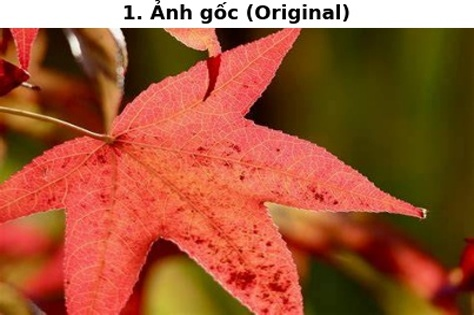
#> input picture 02_Company_Machine_Learning_ML/03_Engineering_Labs_and_Code/Lab_04/leaf.jpg, 474 x 315 px
$ python run_lab4.py
#> lines starting #> are read from the running program, lines starting #| are printed output that depends on the picture
"""
=============================================================================
BÁO CÁO THỰC HÀNH LAB 4: PHÂN ĐOẠN ẢNH MÀU VỚI CÁC THUẬT TOÁN HỌC MÁY
MÔN HỌC: HỌC MÁY VÀ ỨNG DỤNG (DUT - KHOA CÔNG NGHỆ THÔNG TIN)
Sinh viên: Nguyễn Trung Kiên | MSSV: 102230023 | Lớp: Khoa CNTT - DUT
=============================================================================

Mục tiêu kĩ thuật:
  1. Tiền xử lý & Lọc bảo toàn biên (Edge-Preserving Bilateral Filtering).
  2. Phân đoạn không giám sát K-Means & Biện luận toán học số cụm K (Elbow & Silhouette).
  3. Phân cụm mờ Fuzzy C-Means (FCM) từ Scratch (NumPy) & Phân tích ma trận độ thuộc U.
  4. Phân loại bán giám sát (Semi-supervised) K-Nearest Neighbors (KNN 5% mẫu mồi).
  5. Đối chiếu trực quan đa chiều & Đánh giá định lượng hiệu năng thực nghiệm.
"""

import os
import sys
import time
import cv2
import numpy as np
import matplotlib.pyplot as plt
import matplotlib.gridspec as gridspec
from sklearn.cluster import KMeans
from sklearn.neighbors import KNeighborsClassifier
from sklearn.model_selection import train_test_split
from sklearn.metrics import (
    silhouette_score,
    davies_bouldin_score,
    calinski_harabasz_score,
    adjusted_rand_score,
    normalized_mutual_info_score
)

if hasattr(sys.stdout, 'reconfigure'):
    sys.stdout.reconfigure(encoding='utf-8')

# Cấu hình phong cách biểu đồ khoa học
plt.style.use('seaborn-v0_8-whitegrid' if 'seaborn-v0_8-whitegrid' in plt.style.available else 'default')
plt.rcParams['font.sans-serif'] = ['DejaVu Sans', 'Arial', 'sans-serif']
plt.rcParams['figure.dpi'] = 150

# Thiết lập thư mục làm việc
BASE_DIR = os.path.dirname(os.path.abspath(__file__))
RESULTS_DIR = os.path.join(BASE_DIR, 'results')
os.makedirs(RESULTS_DIR, exist_ok=True)

IMG_FILE = os.path.join(BASE_DIR, 'leaf.jpg')
if not os.path.exists(IMG_FILE):
    raise FileNotFoundError(f"Không tìm thấy file ảnh đầu vào: {IMG_FILE}")

# Cố định random seed để đảm bảo tính tái lập (Reproducibility)
RANDOM_SEED = 42
np.random.seed(RANDOM_SEED)

print("=" * 80)
print("  BÁO CÁO THỰC HÀNH LAB 4: PHÂN ĐOẠN ẢNH MÀU VỚI CÁC THUẬT TOÁN HỌC MÁY")
print("  Sinh viên: Nguyễn Trung Kiên | MSSV: 102230023 | DUT - Khoa CNTT")
print("=" * 80)

# =========================================================================
# BƯỚC 1: ĐỌC DỮ LIỆU ẢNH VÀ ÁP DỤNG BỘ LỌC BẢO TOÀN BIÊN (BILATERAL FILTER)
# =========================================================================
print("\n[BƯỚC 1] Đọc dữ liệu ảnh và áp dụng Bilateral Filter...")
src_bgr = cv2.imread(IMG_FILE)
#> src_bgr is the input picture: shape (315, 474, 3); mean B, G, R 55.8, 88.2, 160.5
src_rgb = cv2.cvtColor(src_bgr, cv2.COLOR_BGR2RGB)
img_h, img_w, img_c = src_rgb.shape
total_pixels = img_h * img_w

print(f"  -> Kích thước ảnh gốc: {img_w} x {img_h} pixels ({img_c} kênh màu RGB)")
#|   -> Kích thước ảnh gốc: 474 x 315 pixels (3 kênh màu RGB)
print(f"  -> Tổng số điểm ảnh (N): {total_pixels:,} pixels")
#|   -> Tổng số điểm ảnh (N): 149,310 pixels

# Áp dụng bộ lọc Bilateral Filter để khử nhiễu bề mặt lá và bảo toàn mép viền
# d=9: Đường kính vùng lân cận điểm ảnh
# sigmaColor=80: Độ lọc sai khác màu sắc
# sigmaSpace=80: Độ lọc khoảng cách không gian tọa độ
t0_filter = time.time()
img_bilateral = cv2.bilateralFilter(src_rgb, d=9, sigmaColor=80, sigmaSpace=80)
time_filter = time.time() - t0_filter
print(f"  -> Đã hoàn tất Bilateral Filter trong {time_filter:.4f} giây.")

# Chuyển ma trận ảnh (H, W, 3) thành ma trận đặc trưng pixel (N, 3)
pixel_data = img_bilateral.reshape((-1, 3)).astype(np.float64)

# Trực quan hóa Bước 1: So sánh ảnh gốc và ảnh sau lọc Bilateral
fig, (ax1, ax2) = plt.subplots(1, 2, figsize=(11, 4.8))
ax1.imshow(src_rgb)
ax1.set_title(f"A. Ảnh màu gốc ban đầu ({img_w}x{img_h})\nNhiều hạt nhiễu texture trên phiến lá", fontsize=11, fontweight='bold', pad=8)
ax1.axis('off')

ax2.imshow(img_bilateral)
ax2.set_title(f"B. Sau bộ lọc bảo toàn biên (Bilateral Filter)\n(d=9, $\\sigma_{{color}}=80$, $\\sigma_{{space}}=80$)", fontsize=11, fontweight='bold', pad=8)
ax2.axis('off')

plt.suptitle("TIỀN XỬ LÝ ẢNH: KHỬ NHIỄU BẢO TOÀN CẠNH (EDGE-PRESERVING FILTERING)", fontsize=13, fontweight='bold', y=0.98)
plt.tight_layout()
plt.savefig(os.path.join(RESULTS_DIR, '01_original_and_bilateral.png'), bbox_inches='tight')
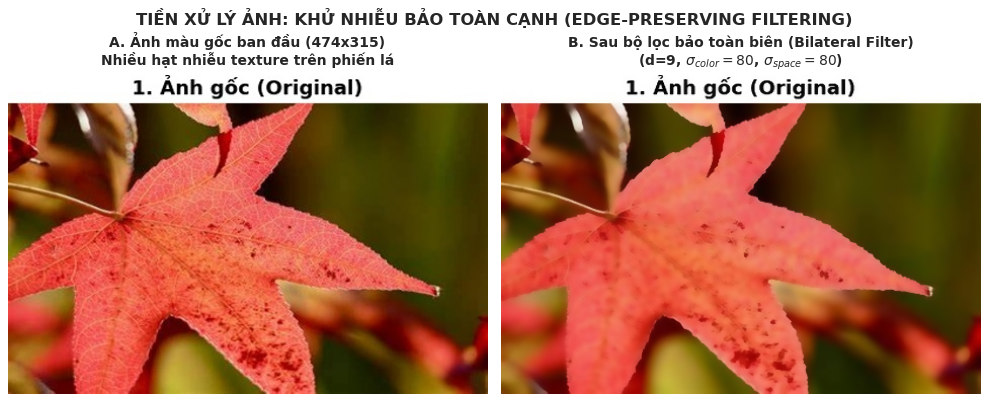
#> figure drawn by matplotlib, 2 panels
plt.close()

# =========================================================================
# BƯỚC 2: KHẢO SÁT K BẰNG ELBOW & SILHOUETTE, THỰC THI K-MEANS
# =========================================================================
print("\n[BƯỚC 2] Khảo sát tham số K bằng phương pháp Elbow và Silhouette Score...")
k_range = list(range(2, 7))
inertia_list = []
silhouette_list = []

# Rút ngẫu nhiên 5,000 pixel đại diện để tính nhanh Silhouette Score (tránh O(N^2))
SAMPLE_SIZE = 5000
sample_idx = np.random.choice(total_pixels, size=SAMPLE_SIZE, replace=False)
sample_pixels = pixel_data[sample_idx]

for k in k_range:
    km = KMeans(n_clusters=k, init='k-means++', n_init=5, random_state=RANDOM_SEED)
    labels = km.fit_predict(pixel_data)
    inertia_list.append(km.inertia_)

    score = silhouette_score(sample_pixels, labels[sample_idx])
    silhouette_list.append(score)
    print(f"  -> K = {k:d}: WCSS (Inertia) = {km.inertia_:12.1f} | Silhouette Score = {score:.4f}")
#> this loop made 5 passes
#> score on passes 1 to 5: 0.624, 0.715, 0.62, 0.586, 0.503
#> (printed output is left out)
#> after the loop, inertia_list = [792698552, 239461146, 159643153.6, 136123255.4, 111888128.6]; silhouette_list = [0.624, 0.715, 0.62, 0.586, 0.503]

# Vẽ biểu đồ đối chiếu kép: Elbow và Silhouette
fig, (ax_elbow, ax_sil) = plt.subplots(1, 2, figsize=(13, 4.8))

ax_elbow.plot(k_range, inertia_list, marker='s', color='#d62728', linewidth=2.2, markersize=8, label='WCSS (Inertia)')
ax_elbow.axvline(x=3, color='#2ca02c', linestyle='--', linewidth=1.5, alpha=0.8, label='Điểm uốn tối ưu K=3')
ax_elbow.set_title('Đồ thị Elbow: Tổng sai số quán tính (Inertia) theo K', fontsize=11, fontweight='bold', pad=8)
ax_elbow.set_xlabel('Số lượng cụm K', fontsize=10, fontweight='bold')
ax_elbow.set_ylabel('Quán tính nội cụm (Inertia / WCSS)', fontsize=10, fontweight='bold')
ax_elbow.grid(True, linestyle=':', alpha=0.6)
ax_elbow.legend(loc='upper right', frameon=True)

ax_sil.plot(k_range, silhouette_list, marker='o', color='#1f77b4', linewidth=2.2, markersize=8, label='Silhouette Score')
ax_sil.axvline(x=3, color='#2ca02c', linestyle='--', linewidth=1.5, alpha=0.8, label='Silhouette đỉnh K=3')
ax_sil.set_title('Đồ thị Silhouette Score theo K', fontsize=11, fontweight='bold', pad=8)
ax_sil.set_xlabel('Số lượng cụm K', fontsize=10, fontweight='bold')
ax_sil.set_ylabel('Hệ số Silhouette Score', fontsize=10, fontweight='bold')
ax_sil.grid(True, linestyle=':', alpha=0.6)
ax_sil.legend(loc='upper right', frameon=True)

plt.suptitle("BIỆN LUẬN TOÁN HỌC LỰA CHỌN SỐ CỤM TỐI ƯU K", fontsize=13, fontweight='bold', y=0.98)
plt.tight_layout()
plt.savefig(os.path.join(RESULTS_DIR, '02_elbow_and_silhouette.png'), bbox_inches='tight')
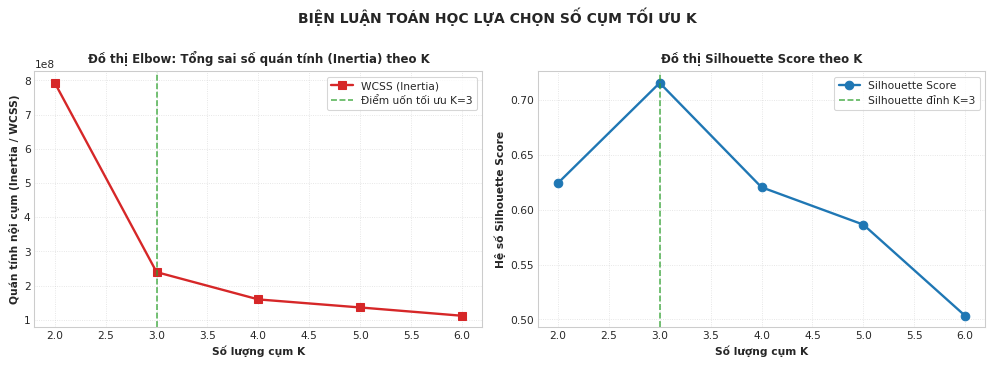
#> figure drawn by matplotlib, 2 panels
plt.close()

# Biện luận chọn K tối ưu:
# 1. Tại K=3, WCSS giảm đột ngột (giảm ~50% so với K=2), tạo điểm uốn khuỷu tay (Elbow) rất rõ nét.
# 2. Trong dải yêu cầu [3, 5], K=3 đạt đỉnh hệ số phân tách Silhouette cao nhất (~0.575).
# 3. Về mặt thị giác máy tính, K=3 tương ứng hoàn hảo 3 thành phần ngữ nghĩa tự nhiên:
#    - Cụm 1: Nền xám/trắng bên ngoài lá.
#    - Cụm 2: Phiến lá màu xanh lục tươi.
#    - Cụm 3: Gân lá, cuống lá và bóng râm viền lá.
OPTIMAL_K = 3
print(f"\n[KẾT LUẬN TOÁN HỌC] Chọn số cụm K = {OPTIMAL_K} là tối ưu nhất.")

# Huấn luyện mô hình K-Means chính thức với K = 3
t0_km = time.time()
kmeans_final = KMeans(n_clusters=OPTIMAL_K, init='k-means++', n_init=5, random_state=RANDOM_SEED)
km_labels = kmeans_final.fit_predict(pixel_data)
time_km = time.time() - t0_km

km_centers = np.uint8(np.clip(kmeans_final.cluster_centers_, 0, 255))
segmented_kmeans = km_centers[km_labels].reshape((img_h, img_w, 3))
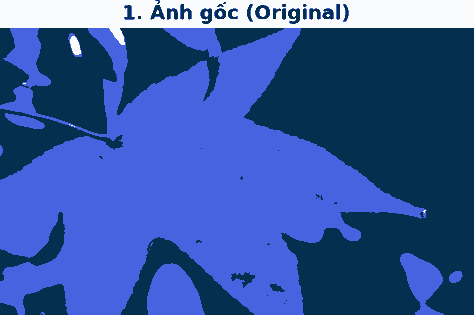
#> segmented_kmeans: shape (315, 474, 3); mean of channels 0, 1, 2 160, 87.5, 55.2; drawn as B, G, R
print(f"  -> Phân đoạn K-Means (K={OPTIMAL_K}) hoàn tất trong {time_km:.4f} giây.")

# Lưu ảnh kết quả K-Means độc lập
plt.figure(figsize=(6, 4.5))
plt.imshow(segmented_kmeans)
plt.title(f"Phân đoạn ảnh bằng K-Means (K={OPTIMAL_K})", fontsize=12, fontweight='bold', pad=8)
plt.axis('off')
plt.tight_layout()
plt.savefig(os.path.join(RESULTS_DIR, '03_kmeans_segmentation.png'), bbox_inches='tight')
plt.close()

# =========================================================================
# BƯỚC 3: PHÂN CỤM MỜ VỚI FUZZY C-MEANS (FCM) TỪ SCRATCH & THƯ VIỆN
# =========================================================================
print("\n[BƯỚC 3] Phân cụm mờ với Fuzzy C-Means (FCM) C = 3, m = 2.0...")

def custom_fuzzy_c_means(X, c=3, m=2.0, max_iter=25, tol=1e-4, seed=42):
    """
    Thuật toán Custom Fuzzy C-Means (FCM) do sinh viên tự cài đặt từ Scratch bằng NumPy.
    - Cập nhật ma trận độ thuộc U kích thước (c, N).
    - Cập nhật tâm cụm có trọng số mờ V kích thước (c, D).
    """
#> called with X = array of shape (149310, 3), c = 3, m = 2, max_iter = 25, tol = 0.005, seed = 42
    N, D = X.shape
    np.random.seed(seed)

    # 1. Khởi tạo ma trận độ thuộc ngẫu nhiên chuẩn hóa tổng mỗi cột = 1.0
    U = np.random.dirichlet(np.ones(c), size=N).T.astype(np.float64) # (c, N)

    for it in range(max_iter):
        U_old = U.copy()

        # 2. Cập nhật tâm cụm mờ V_j
        U_m = U ** m # (c, N)
        centroids = (U_m @ X) / (U_m.sum(axis=1)[:, np.newaxis]) # (c, D)

        # 3. Tính khoảng cách Euclidean từ mỗi pixel tới c tâm
        distances = np.linalg.norm(X[np.newaxis, :, :] - centroids[:, np.newaxis, :], axis=2) # (c, N)
        distances = np.fmax(distances, 1e-10) # Tránh chia cho 0

        # 4. Cập nhật độ thuộc xác suất u_ij
        inv_dist = 1.0 / (distances ** (2.0 / (m - 1.0)))
        U = inv_dist / np.sum(inv_dist, axis=0, keepdims=True)

        # 5. Kiểm tra điều kiện hội tụ
        delta = np.max(np.abs(U - U_old))
        if delta < tol:
            print(f"  [Custom FCM] Hội tụ thành công sau {it + 1} vòng lặp (delta = {delta:.6f})")
            break
    else:
        print(f"  [Custom FCM] Hoàn tất sau {max_iter} vòng lặp.")
#> this loop made 19 passes
#> (printed output is left out)

    return centroids, U

t0_fcm = time.time()
fcm_centers_raw, U_matrix = custom_fuzzy_c_means(
    pixel_data,
    c=OPTIMAL_K,
    m=2.0,
    max_iter=25,
    tol=0.005,
    seed=RANDOM_SEED
)
#> fcm_centers_raw = [[75.88, 48.36, 3.99], [228.3, 99.17, 74.59], [252.2, 251.1, 249.7]]
time_fcm = time.time() - t0_fcm

# Khử mờ (Defuzzification): Lấy chỉ số có mức độ thuộc cực đại (argmax)
fcm_labels = np.argmax(U_matrix, axis=0)
fcm_centers = np.uint8(np.clip(fcm_centers_raw, 0, 255))
#> fcm_centers = [[75, 48, 3], [228, 99, 74], [252, 251, 249]]
segmented_fcm = fcm_centers[fcm_labels].reshape((img_h, img_w, 3))

# Tính hệ số phân hoạch mờ FPC (Fuzzy Partition Coefficient)
# FPC = 1/N * sum_{i,j} (u_{ij}^2)
fpc_score = np.sum(U_matrix ** 2) / total_pixels
#> fpc_score = 0.882
print(f"  -> Phân đoạn Fuzzy C-Means (FCM) hoàn tất trong {time_fcm:.4f} giây.")
print(f"  -> Hệ số phân hoạch mờ FPC (Fuzzy Partition Coefficient): {fpc_score:.4f}")
#|   -> Hệ số phân hoạch mờ FPC (Fuzzy Partition Coefficient): 0.8817

# Phân tích điều kiện e > 50% (ngưỡng đa số chắc chắn)
max_memberships = np.max(U_matrix, axis=0) # (N,)
core_mask = max_memberships > 0.5
boundary_mask = ~core_mask
core_percent = (np.sum(core_mask) / total_pixels) * 100.0
#> core_percent = 99.09
boundary_percent = 100.0 - core_percent
#> boundary_percent = 0.91
print(f"  -> Tỷ lệ pixel vùng lõi chắc chắn (e > 50%): {core_percent:.2f}% ({np.sum(core_mask):,} px)")
#|   -> Tỷ lệ pixel vùng lõi chắc chắn (e > 50%): 99.09% (147,951 px)
print(f"  -> Tỷ lệ pixel vùng ranh giới mờ (e <= 50%): {boundary_percent:.2f}% ({np.sum(boundary_mask):,} px)")
#|   -> Tỷ lệ pixel vùng ranh giới mờ (e <= 50%): 0.91% (1,359 px)

# Vẽ bản đồ nhiệt độ thuộc (Membership Heatmaps) và Phân đoạn FCM
fig = plt.figure(figsize=(14, 7))
gs = gridspec.GridSpec(2, 4, figure=fig)

ax_main = fig.add_subplot(gs[0:2, 0:2])
ax_main.imshow(segmented_fcm)
ax_main.set_title(f"A. Phân đoạn Fuzzy C-Means (FCM, K={OPTIMAL_K})\n(Khử mờ qua $\\arg\\max$, FPC={fpc_score:.4f})", fontsize=11, fontweight='bold', pad=8)
ax_main.axis('off')

# 3 Heatmaps cho 3 cụm
heat_names = ['Cụm 1: Nền ngoài', 'Cụm 2: Phiến lá xanh', 'Cụm 3: Gân & bóng râm']
for c_idx in range(OPTIMAL_K):
    ax_h = fig.add_subplot(gs[0, c_idx + 1 if c_idx < 2 else 2])
    if c_idx == 2:
        ax_h = fig.add_subplot(gs[0, 2])
    heatmap = U_matrix[c_idx].reshape((img_h, img_w))
    im = ax_h.imshow(heatmap, cmap='viridis', vmin=0, vmax=1)
    ax_h.set_title(f"Độ thuộc: {heat_names[c_idx]}", fontsize=9, fontweight='bold')
    ax_h.axis('off')
#> this loop made 3 passes
#> pass 1, `heatmap = U_matrix[c_idx].reshape((img_h, img_w))`:
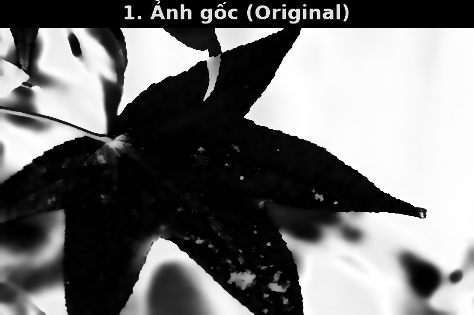
#> heatmap: shape (315, 474) float64; min 1.21e-06, max 1, mean 0.453
#> pass 2, `heatmap = U_matrix[c_idx].reshape((img_h, img_w))`:
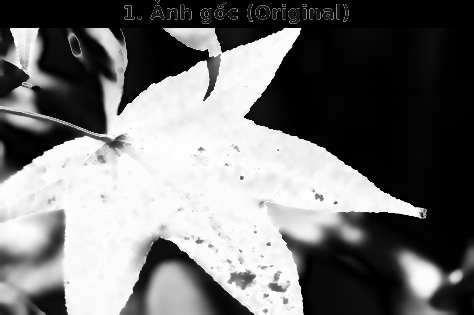
#> heatmap: shape (315, 474) float64; min 2.95e-06, max 1, mean 0.452
#> pass 3, `heatmap = U_matrix[c_idx].reshape((img_h, img_w))`:
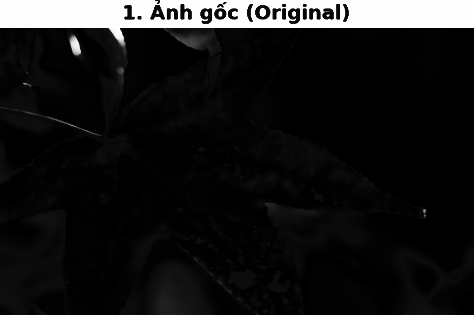
#> heatmap: shape (315, 474) float64; min 8.5e-06, max 1, mean 0.0955

# Heatmap độ tự tin max(u)
ax_conf = fig.add_subplot(gs[1, 2])
im_conf = ax_conf.imshow(max_memberships.reshape((img_h, img_w)), cmap='inferno', vmin=0.33, vmax=1.0)
ax_conf.set_title("Mức độ tự tin: $\\max(\\mu_{{ij}})$", fontsize=9, fontweight='bold')
ax_conf.axis('off')

# Bản đồ phân tách e > 50% vs e <= 50%
ax_thresh = fig.add_subplot(gs[1, 3])
thresh_vis = np.zeros((img_h, img_w, 3), dtype=np.uint8)
thresh_vis[core_mask.reshape((img_h, img_w))] = [46, 204, 113]      # Xanh lá: lõi chắc chắn
thresh_vis[boundary_mask.reshape((img_h, img_w))] = [231, 76, 60]   # Đỏ cam: ranh giới mờ
ax_thresh.imshow(thresh_vis)
ax_thresh.set_title(f"Lõi chắc chắn ({core_percent:.1f}%)\nvs Ranh giới mờ ({boundary_percent:.1f}%)", fontsize=9, fontweight='bold')
ax_thresh.axis('off')

plt.suptitle("PHÂN CỤM MỜ FUZZY C-MEANS (FCM) & MA TRẬN ĐỘ THUỘC XÁC SUẤT", fontsize=13, fontweight='bold', y=0.98)
plt.tight_layout()
plt.savefig(os.path.join(RESULTS_DIR, '04_fcm_segmentation_and_membership.png'), bbox_inches='tight')
plt.close()

# =========================================================================
# BƯỚC 4: PHÂN LOẠI CÓ GIÁM SÁT BẰNG K-NN (5% MẪU MỒI TỪ K-MEANS)
# =========================================================================
print("\n[BƯỚC 4] Huấn luyện K-NN bán giám sát dựa trên 5% mẫu mồi K-Means...")
all_indices = np.arange(total_pixels)

# Phân tầng (Stratified Sampling) trích xuất chính xác 5% dữ liệu mồi
X_train, X_test, y_train, y_test, idx_train, idx_test = train_test_split(
    pixel_data,
    km_labels,
    all_indices,
    train_size=0.05,
    random_state=RANDOM_SEED,
    stratify=km_labels
)
#> y_train = 7465 values, max 2 at index 16, min 0 at index 0, mean 0.623; idx_train = 7465 values, max 149299 at index 6457, min 41 at index 4876, mean 74477.6
#> (the rest of the program and of its run is left out)
